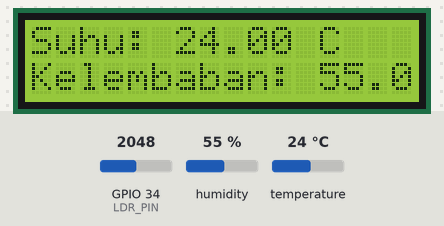
The program below on a simulated ESP32. Shown: 16×2 character LCD. The inputs (shaded band) are chosen by the test bench; at power-on: humidity 55 %, GPIO 34 (LDR_PIN) = 2048, temperature 24 °C. What the program prints to the serial monitor is not drawn.

Above: at 1.7 s.
1.8 s: humidity set to 22 %
At 7.8 s:
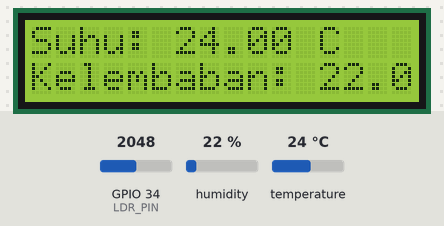
8.1 s: GPIO 34 (LDR_PIN) set to 2866
At 11.0 s:
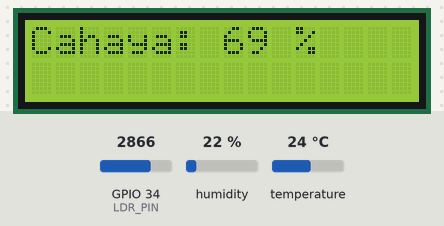
14.2 s: temperature set to 12 °C
At 19.1 s:
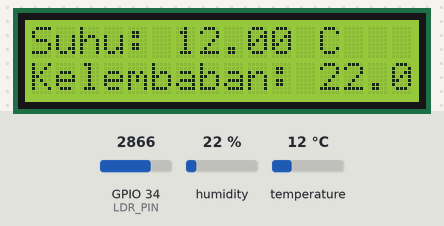
22.0 s: GPIO 34 (LDR_PIN) set to 3603
At 28.9 s:
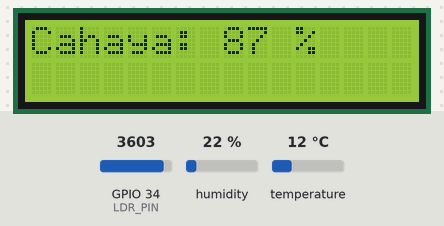
29.3 s: humidity set to 40 %
At 31.4 s:
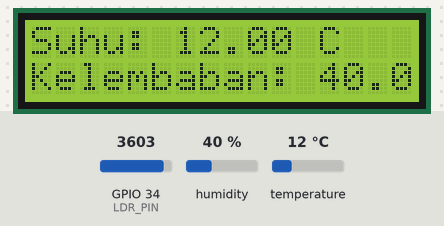
35.4 s: GPIO 34 (LDR_PIN) set to 4095
At 41.2 s:
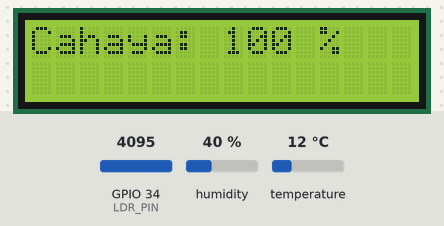
Timing chart, 0 to 42.7 s (numbered marks = the images above; inputs shaded):
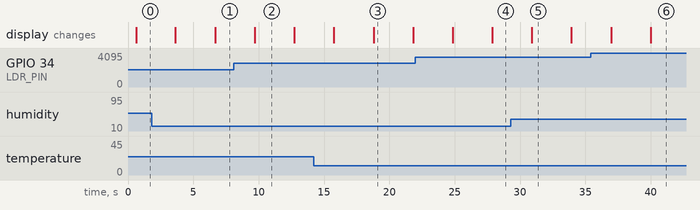

The program:

main.cpp
```cpp
#include <Wire.h>
#include <LiquidCrystal_I2C.h>
#include <DHT.h>

// Inisialisasi LCD
LiquidCrystal_I2C lcd(0x27, 16, 2);  // Ubah ke 0x3F kalau perlu

// Inisialisasi sensor DHT22
#define DHTPIN 4
#define DHTTYPE DHT22
DHT dht(DHTPIN, DHTTYPE);

// Inisialisasi LDR
#define LDR_PIN 34

// Variabel untuk ganti tampilan
bool tampilanSuhu = true;  // Awalnya tampil suhu & kelembaban

void setup() {
  Serial.begin(115200);

  // Inisialisasi LCD
  lcd.init();
  delay(500);
  lcd.backlight();

  // Inisialisasi DHT22
  dht.begin();

  // Tampilkan pesan awal
  lcd.setCursor(0, 0);
  lcd.print("Mengukur...");
}

void loop() {
  // Baca data dari sensor
  float suhu = dht.readTemperature();
  float kelembaban = dht.readHumidity();
  int cahaya = analogRead(LDR_PIN);

  // Konversi cahaya ke persen (0-100%)
  int cahayaPersen = map(cahaya, 0, 4095, 0, 100);

  // Cek apakah data valid
  if (isnan(suhu) || isnan(kelembaban)) {
    Serial.println("Gagal membaca DHT22!");
    lcd.setCursor(0, 0);
    lcd.print("DHT22 Error!   ");
    delay(2000);
    return;
  }

  // Bersihkan LCD sebelum menampilkan data
  lcd.clear();

  // Ganti tampilan setiap 3 detik
  if (tampilanSuhu) {
    // Tampilkan Suhu & Kelembaban
    lcd.setCursor(0, 0);
    lcd.print("Suhu: ");
    lcd.print(suhu);
    lcd.print(" C");

    lcd.setCursor(0, 1);
    lcd.print("Kelembaban: ");
    lcd.print(kelembaban);
    lcd.print(" %");

    Serial.print("Suhu: "); Serial.print(suhu); Serial.print(" C, ");
    Serial.print("Kelembaban: "); Serial.print(kelembaban); Serial.println(" %");

  } else {
    // Tampilkan Cahaya
    lcd.setCursor(0, 0);
    lcd.print("Cahaya: ");
    lcd.print(cahayaPersen);
    lcd.print(" %");

    Serial.print("Cahaya: "); Serial.print(cahayaPersen); Serial.println(" %");
  }

  // Tunggu 3 detik lalu ubah tampilan
  delay(3000);
  tampilanSuhu = !tampilanSuhu;  // Flip tampilan
}
```

Measured:
- after the input at 1.8 s, the display: first differs from a run without the input after 4.9 s (image 1)
- after the input at 8.1 s, the display: changes after 1.6 s (image 2)
- after the input at 14.2 s, the display: first differs from a run without the input after 4.6 s (image 3)
- after the input at 22.0 s, the display: first differs from a run without the input after 5.9 s (image 4)
- after the input at 29.3 s, the display: changes after 1.6 s (image 5)
- after the input at 35.4 s, the display: first differs from a run without the input after 4.6 s (image 6)
- what the display in image 2 shows lasts 3.0 s, from 9.7 s to 12.7 s
